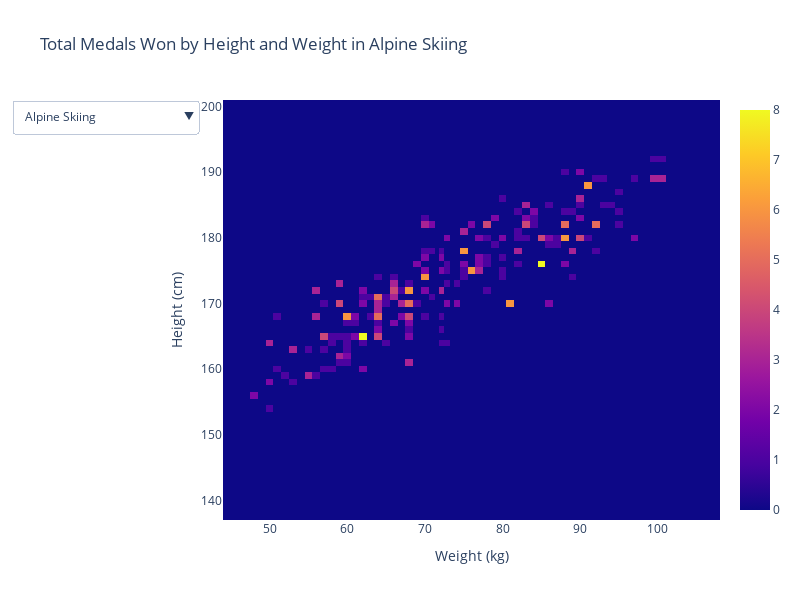

Write notebook code for a chart like this one.
### Markdown cell above
# Total Medal Count by Height and Weight, grouped by Sport (Heatmap Figure)

### Code cell
# Group medal counts by height and weight
height_weight_medal_df = athlete_events_df.dropna(subset=["Height", "Weight"])
height_weight_medal_df = height_weight_medal_df.groupby(["Sport", "Height", "Weight"])["Medal"].count().reset_index(name="Medal Count")

# List of medal counts by height and weight for each sport
sports_df_list = {col:pd.pivot_table(sport, index="Height", columns="Weight", values="Medal Count").fillna(0) for (col, sport) in height_weight_medal_df.groupby('Sport')}

# Heatmap figure
heatmap_fig = go.Figure(
    data=go.Heatmap(
        x=sports_df_list["Alpine Skiing"].columns,
        y=sports_df_list["Alpine Skiing"].index,
        z=sports_df_list["Alpine Skiing"].values,
        visible=True,
        hovertemplate=
            "<b>%{x}cm-%{y}kg</b><br>" +
            "Total Medals Won: %{z}<br>"
    )
)
heatmap_fig.update_layout(
    title="Total Medals Won by Height and Weight in Alpine Skiing"
)

# Add heatmap traces for each sport
for key in sports_df_list.keys():
    heatmap_fig.add_traces(
        data=go.Heatmap(
            x=sports_df_list[key].columns,
            y=sports_df_list[key].index,
            z=sports_df_list[key].values,
            visible=False,
            hovertemplate=
                "<b>%{x}kg-%{y}cm</b><br>" +
                "Total Medals Won: %{z}<br>"
        )
    )

# Create dropdown option for each sport
sports_options = []
for i, key in enumerate(sports_df_list.keys()):
    visible_list = [False] * len(sports_df_list.keys())
    visible_list[i] = True
    
    sports_options.append(dict(
        label=key,
        method="update",
        args=[
            {"visible":visible_list},
            {"title":f"Total Medals Won by Height and Weight in {key}"}
        ]
    ))
heatmap_fig.update_layout(
    width=800,
    height=600,
    autosize=False,
    xaxis=dict(title="Weight (kg)"),
    yaxis=dict(title="Height (cm)"),
    coloraxis=dict(
        colorbar=dict(
            title="Medals Won"
        )
    ),
    updatemenus=[dict(
        active=0,
        buttons=sports_options
    )]
)

heatmap_fig.show()
